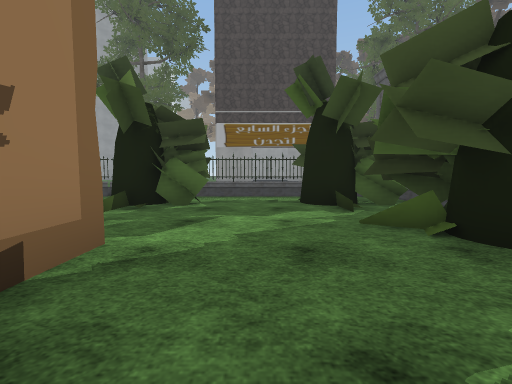
view 1 (above)

12 first-person views from a walk through a Unity game level. The camera is 1.2 m above the floor, tilts 4° down and sees 90° across. The floor is counted in squares, 2 m on a side. Each view is taken from the middle of a square. On the plan, view 1 faces up. The plan holds only what a view shows up to about 9 squares ahead; the rest is blank. The place goes on beyond the plan. The player character is not drawn. Some surface patterns are stand-ins.

view 2
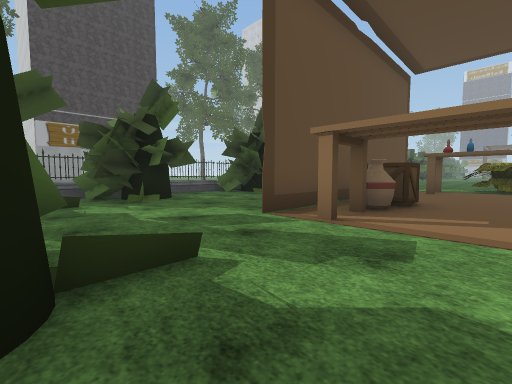

view 3
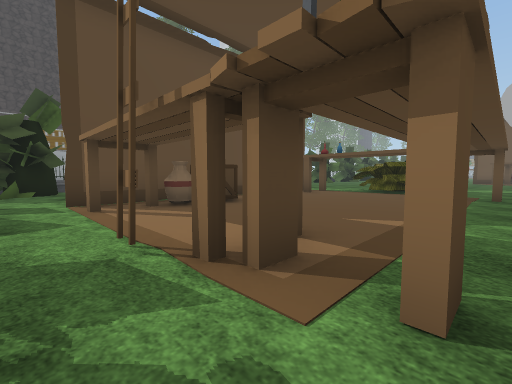

view 4
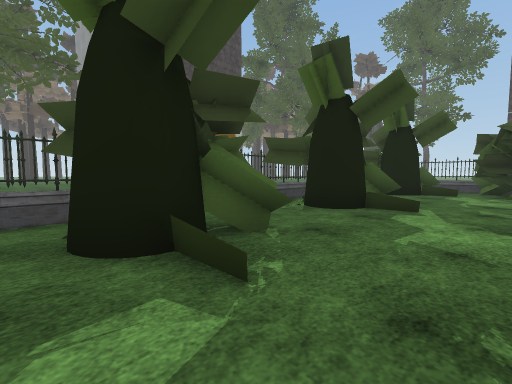

view 5
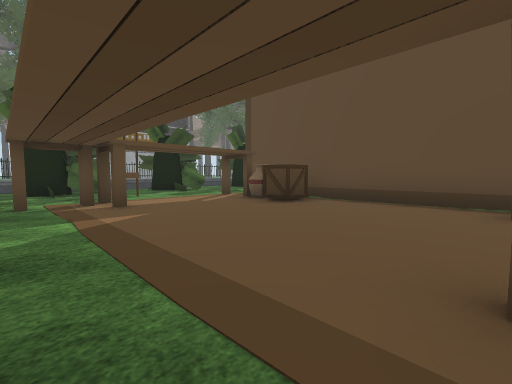

view 6
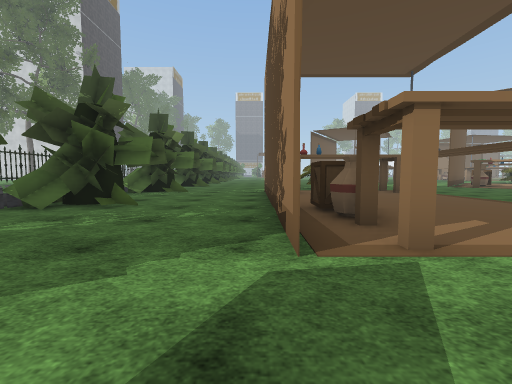

view 7
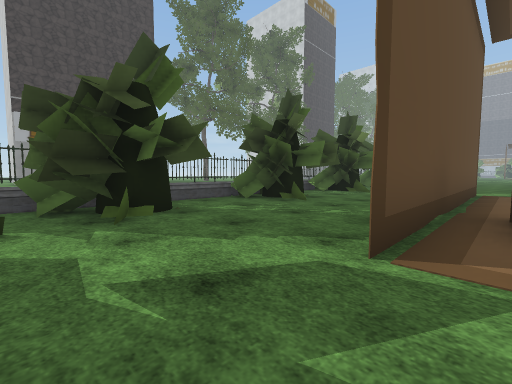

view 8
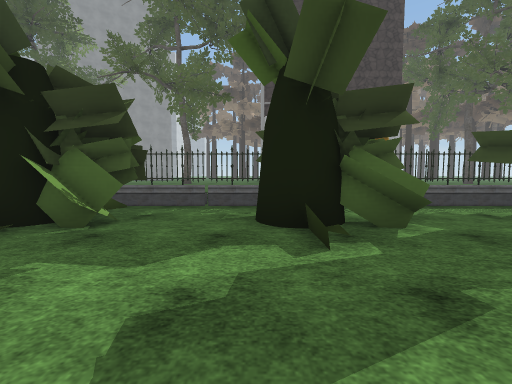

view 9
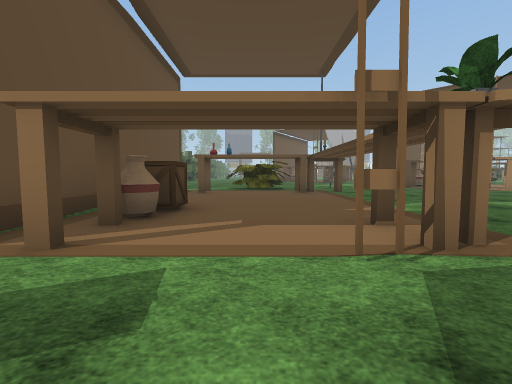

view 10
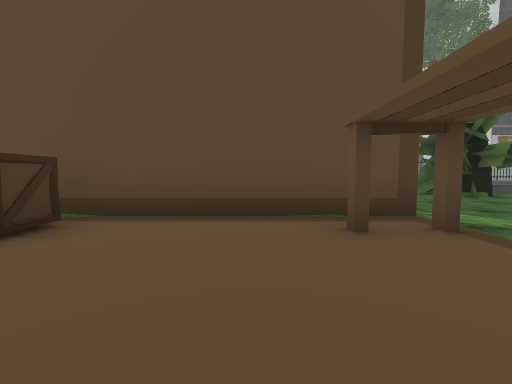

view 11
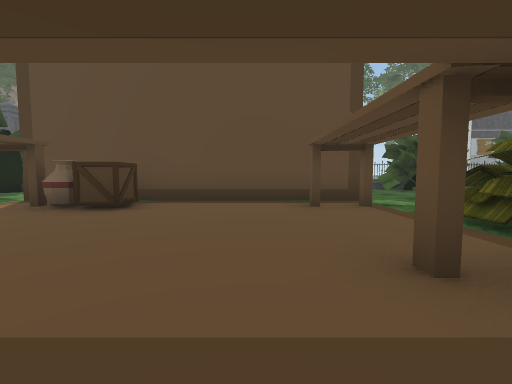

view 12
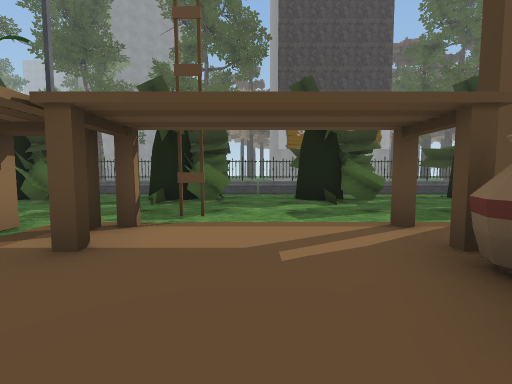

### Floor plan
Key: @ floor where view 1 was taken; # wall or solid block; x gap in a wall; . floor; = window, fence, low wall or low ledge; O other object.
Columns run from 7 left of view 1 to 4 right of it. Each row starts with its distance up from view 1.
  7 ###=##=###
  6 OOO.OOO.OOO
  5 .OO.OOO.OOO
  4 .O..O...OOO
  3 .........OO
  2 .x#..O..OOOO
  1 ..#..O.....=
  0 .....O#@.OO
 -1 ......#..OO
 -2 ......#.OOOO
 -3 ......#..x.
 -4 ..#..O#..OO
 -5 ##.O.O..OOOO

Positions as (right, up) in squares from view 1, and headings:
1: (0, 0), facing up
2: (-4, 5), facing down-right
3: (-7, 3), facing down-right
4: (-7, 3), facing up-right
5: (-7, -4), facing up-right
6: (-1, 4), facing down
7: (-2, 4), facing down-right
8: (-3, 2), facing up
9: (-4, 4), facing down
10: (-5, -3), facing right
11: (-7, -3), facing right
12: (-4, -1), facing up
